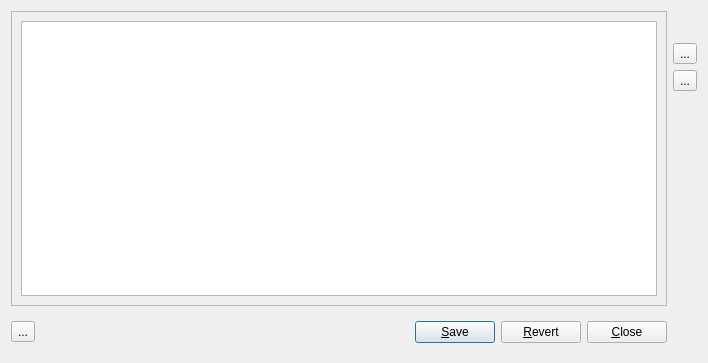
<?xml version="1.0" encoding="UTF-8"?>
<ui version="4.0">
 <class>Settings</class>
 <widget class="QDialog" name="Settings">
  <property name="geometry">
   <rect>
    <x>0</x>
    <y>0</y>
    <width>708</width>
    <height>363</height>
   </rect>
  </property>
  <property name="windowTitle">
   <string>Options</string>
  </property>
  <layout class="QGridLayout" name="gridLayout_2">
   <item row="0" column="1">
    <spacer name="verticalSpacer">
     <property name="orientation">
      <enum>Qt::Vertical</enum>
     </property>
     <property name="sizeHint" stdset="0">
      <size>
       <width>23</width>
       <height>28</height>
      </size>
     </property>
    </spacer>
   </item>
   <item row="1" column="1">
    <widget class="QToolButton" name="addButton">
     <property name="toolTip">
      <string>&lt;html&gt;&lt;head&gt;&lt;meta name=&quot;qrichtext&quot; content=&quot;1&quot; /&gt;&lt;style type=&quot;text/css&quot;&gt;
p, li { white-space: pre-wrap; }
&lt;/style&gt;&lt;/head&gt;&lt;body style=&quot; font-family:'Sans Serif'; font-size:9pt; font-weight:400; font-style:normal;&quot;&gt;
&lt;p style=&quot; margin-top:0px; margin-bottom:0px; margin-left:0px; margin-right:0px; -qt-block-indent:0; text-indent:0px;&quot;&gt;Add code&lt;/p&gt;&lt;/body&gt;&lt;/html&gt;</string>
     </property>
     <property name="text">
      <string>...</string>
     </property>
     <property name="icon">
      <iconset resource="pydosh.qrc">
       <normaloff>:/icons/add.png</normaloff>:/icons/add.png</iconset>
     </property>
    </widget>
   </item>
   <item row="0" column="0" rowspan="4">
    <widget class="QFrame" name="frame">
     <property name="frameShape">
      <enum>QFrame::StyledPanel</enum>
     </property>
     <property name="frameShadow">
      <enum>QFrame::Raised</enum>
     </property>
     <layout class="QGridLayout" name="gridLayout">
      <item row="0" column="0">
       <widget class="QTableView" name="view"/>
      </item>
     </layout>
    </widget>
   </item>
   <item row="2" column="1">
    <widget class="QToolButton" name="deleteButton">
     <property name="toolTip">
      <string>&lt;html&gt;&lt;head&gt;&lt;meta name=&quot;qrichtext&quot; content=&quot;1&quot; /&gt;&lt;style type=&quot;text/css&quot;&gt;
p, li { white-space: pre-wrap; }
&lt;/style&gt;&lt;/head&gt;&lt;body style=&quot; font-family:'Sans Serif'; font-size:9pt; font-weight:400; font-style:normal;&quot;&gt;
&lt;p style=&quot; margin-top:0px; margin-bottom:0px; margin-left:0px; margin-right:0px; -qt-block-indent:0; text-indent:0px;&quot;&gt;Delete code&lt;/p&gt;&lt;/body&gt;&lt;/html&gt;</string>
     </property>
     <property name="text">
      <string>...</string>
     </property>
     <property name="icon">
      <iconset resource="pydosh.qrc">
       <normaloff>:/icons/delete.png</normaloff>:/icons/delete.png</iconset>
     </property>
    </widget>
   </item>
   <item row="3" column="1">
    <spacer>
     <property name="orientation">
      <enum>Qt::Vertical</enum>
     </property>
     <property name="sizeHint" stdset="0">
      <size>
       <width>23</width>
       <height>217</height>
      </size>
     </property>
    </spacer>
   </item>
   <item row="4" column="0">
    <widget class="QWidget" name="widget_4" native="true">
     <layout class="QHBoxLayout">
      <property name="leftMargin">
       <number>0</number>
      </property>
      <property name="rightMargin">
       <number>0</number>
      </property>
      <item>
       <widget class="QToolButton" name="helpButton">
        <property name="text">
         <string>...</string>
        </property>
        <property name="icon">
         <iconset resource="pydosh.qrc">
          <normaloff>:/icons/help.png</normaloff>:/icons/help.png</iconset>
        </property>
       </widget>
      </item>
      <item>
       <spacer>
        <property name="orientation">
         <enum>Qt::Horizontal</enum>
        </property>
        <property name="sizeHint" stdset="0">
         <size>
          <width>136</width>
          <height>20</height>
         </size>
        </property>
       </spacer>
      </item>
      <item>
       <widget class="QPushButton" name="saveButton">
        <property name="text">
         <string>&amp;Save</string>
        </property>
       </widget>
      </item>
      <item>
       <widget class="QPushButton" name="revertButton">
        <property name="text">
         <string>&amp;Revert</string>
        </property>
       </widget>
      </item>
      <item>
       <widget class="QPushButton" name="closeButton">
        <property name="text">
         <string>&amp;Close</string>
        </property>
       </widget>
      </item>
     </layout>
    </widget>
   </item>
  </layout>
 </widget>
 <tabstops>
  <tabstop>saveButton</tabstop>
  <tabstop>revertButton</tabstop>
  <tabstop>closeButton</tabstop>
  <tabstop>addButton</tabstop>
  <tabstop>deleteButton</tabstop>
 </tabstops>
 <resources>
  <include location="pydosh.qrc"/>
 </resources>
 <connections/>
</ui>
